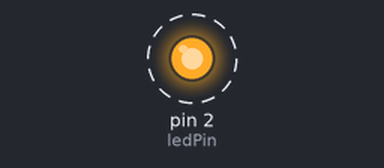
Recording of a sketch running on a simulated Arduino Uno, built with avr-gcc and run on an emulated ATmega328P. Parts: output pins drawn as LEDs (lit = HIGH). Dashed ring = blinking.

Above: at 0.5 s.
Timing chart, 0 to 4.6 s (numbered marks = the images above):
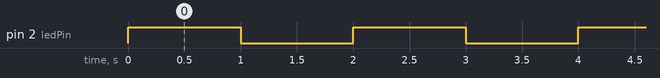

The sketch:

Activity1.ino
```cpp
// Activity 1: Turn on a led each 1 second

#define ledPin 2
// the setup function runs once when you press reset or power the board
void setup() {
  Serial.begin(9600);
  // initialize digital pin ledPin as an output.
  pinMode(ledPin, OUTPUT);
}

// the loop function runs over and over again forever
void loop() {
  digitalWrite(ledPin,HIGH);
  delay(1000);
  digitalWrite(ledPin,LOW);
  delay(1000);
}
```

Measured:
- by itself, pin 2 (ledPin): alternates HIGH for 1.0 s and LOW for 1.0 s
